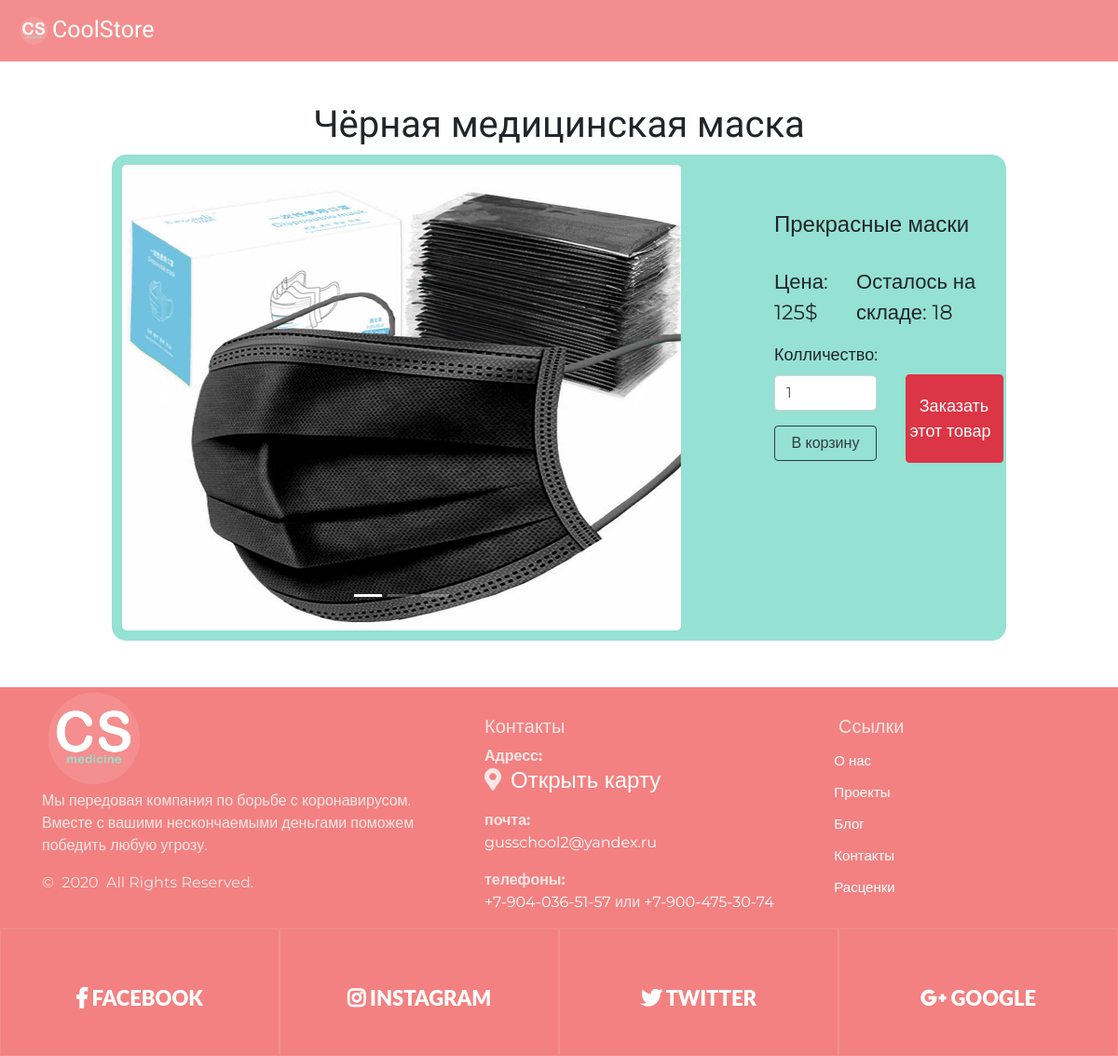
The app's page /product/3 with its own data.
### data/products.py (models this page shows, shortened)
class Products(SqlAlchemyBase, UserMixin, SerializerMixin):
    __tablename__ = 'products'
    id = sqlalchemy.Column(sqlalchemy.Integer, primary_key=True, autoincrement=True)
    title = sqlalchemy.Column(sqlalchemy.String, nullable=True)
    about = sqlalchemy.Column(sqlalchemy.String, nullable=True)
    price = sqlalchemy.Column(sqlalchemy.Integer, nullable=True)
    existence = sqlalchemy.Column(sqlalchemy.Boolean, default=True)
    still_have = sqlalchemy.Column(sqlalchemy.Integer, nullable=True)

### main.py (the view, shortened to what this page needs)
@app.route('/product/<int:product_id>', methods=['GET', 'POST'])
def product(product_id):
    form = Buy()
    if current_user.is_authenticated:
        filename = get_profile_img()
    else:
        filename = 'profilem'
    sessions = db_session.create_session()
    prod = sessions.query(products.Products).get(product_id)
    return render_template('product.html', prod=prod, filename=filename,
                           basket_count=session.get('basket_count', 0), title=prod.title,
                           form=form)

### main.py
class Buy(FlaskForm):
    count = IntegerField('Колличество:', validators=[DataRequired(), NumberRange(1)],
                         default=1)
    submit = SubmitField('В корзину')

### data/db_session.py (called while the page is built)
def create_session() -> Session:
    global __factory
    return __factory()

### templates/product.html (shortened to what this page needs)
{% extends 'base.html' %}
{% block content %}
<div class="product">
    <div id="demo" class="carousel slide" data-ride="carousel">
        <ul class="carousel-indicators">
            <li data-target="#demo" data-slide-to="0" class="active"></li>
            <li data-target="#demo" data-slide-to="1"></li>
            <li data-target="#demo" data-slide-to="2"></li>
        </ul>
        <div class="carousel-inner">
            <div class="carousel-item active">
                <img src="/static/img/product_icons/{{ prod.id }}_1.jpg" width="600px"
                     height="500px">
            </div>
        </div>
        <a class="carousel-control-prev" href="#demo" data-slide="prev">
            <span class="carousel-control-prev-icon"></span>
        </a>
        <a class="carousel-control-next" href="#demo" data-slide="next">
            <span class="carousel-control-next-icon"></span>
        </a>
    </div>
    <div style="margin: 50px; padding-left: 50px">
        <h4 style="margin-bottom: 30px;">{{ prod.about }}</h4>
        <div style="display: flex;">
            <div style="font-size: 22px; margin-right: 15px;">Цена: {{ prod.price }}$</div>
            <div style="font-size: 22px;">Осталось на складе: {{ prod.still_have }}</div>
        </div>
        <form action="" method="post">
            <div style="display: flex;">
                <div style="display: block">
                    <p>
                    <div style="font-size: 18px">{{ form.count.label }}</div>
                    {{ form.count(type="number", style='width: 110px; margin-bottom: 5px;',
                    class="form-control",
                    id="validationDefault01") }}
                    </p>
                    <p style="margin-top: 0px;">{{ form.submit(type="submit", class="btn
                        btn-outline-dark", style='width: 110px')
                        }}
                    </p>
                </div>
                <a href="/buy_now/{{ prod.id }}" class="btn btn-danger"
                   style="width: 105px; height: 95px; margin-top: 50px; margin-left: 30px;
                   color: white; font-size: 18px; padding-top: 20px; padding-left: 3px;">
                    <div style="margin-left: 8px;">Заказать</div>
                    <div>этот товар</div>
                </a>
            </div>
        </form>
    </div>
</div>
{% endblock %}

### templates/base.html (shortened to what this page needs)
<!DOCTYPE html>
<html lang="en">
<head>
    <link rel="stylesheet" href="https://use.fontawesome.com/releases/v5.7.2/css/all.css"
>
    <link rel="stylesheet" href="../../static/css/style.css">
    <link rel="stylesheet"
          href="https://stackpath.bootstrapcdn.com/bootstrap/4.4.1/css/bootstrap.min.css"
>
    <link rel="stylesheet"
          href="https://maxcdn.bootstrapcdn.com/bootstrap/4.1.0/css/bootstrap.min.css">
    <link href="//maxcdn.bootstrapcdn.com/bootstrap/4.1.1/css/bootstrap.min.css" rel="stylesheet"
          id="bootstrap-css">
</head>
<body style="font-family: 'Montserrat', sans-serif;">
<header class="header">
    <nav class="navbar navbar-expand-lg navbar-light" style="background-color: #f38181;">
        <a class="navbar-brand" href="/" style="font-size: 25px; color: white; font-family:
        'Kaushan Script', cursive; display: flex;">
            <img class="brand-logo-light" src="/static/img/new_icon.png"
                 alt="Логотип" width="30" height="30" style="margin: 5px;">
            <div>CoolStore</div>
        </a>
    </nav>
</header>
<h1 align="center" style="margin-top: 110px; font-family: 'Kaushan Script', cursive;">
    {{ title }}
</h1>
{% block content %}
{% endblock %}
<footer class="section footer-classic context-dark bg-image"
        style="background: #f38181; margin-top: 50px;">
    <div class="container">
        <div class="row row-30">
            <div class="col-md-4 col-xl-5">
                <div class="pr-xl-4"><a class="brand" href="#">
                    <img class="brand-logo-light" src="/static/img/new_icon.png" alt="Логотип"
                         width="100" height="100" style="margin: 5px;"></a>
                    <p>Мы передовая компания по борьбе с коронавирусом.
                        Вместе с вашими нескончаемыми деньгами поможем победить любую угрозу.</p>
                    <p class="rights"><span>©  </span><span class="copyright-year">2020</span><span>
                </span><span>All Rights Reserved.</span></p>
                </div>
            </div>
            <div class="col-md-4" style="padding-top: 30px">
                <h5>Контакты</h5>
                <dl class="contact-list">
                    <dt>Адресс:</dt>
                    <dd>
                        <h4 style="display: flex" class="map__title">
                            <div><i class="fas fa-map-marker-alt"></i></div>
                            <a style="padding-left: 10px"
                               href="https://clck.ru/MkGYr"
                               target="_blank">Открыть карту</a>
                        </h4>
                    </dd>
                </dl>
                <dl class="contact-list">
                    <dt>почта:</dt>
                    <dd><a href="mailto:#">gusschool2@yandex.ru</a></dd>
                </dl>
                <dl class="contact-list">
                    <dt>телефоны:</dt>
                    <dd><a href="tel:#">+7-904-036-51-57</a> <span>или</span>
                        <a href="tel:#">+7-900-475-30-74</a>
                    </dd>
                </dl>
            </div>
            <div class="col-md-4 col-xl-3" style="padding-top: 30px">
                <h5>Ссылки</h5>
                <ul class="nav-list">
                    <li><a class="footer_href" href="#">О нас</a></li>
                    <li><a class="footer_href" href="#">Проекты</a></li>
                    <li><a class="footer_href" href="#">Блог</a></li>
                    <li><a class="footer_href" href="#">Контакты</a></li>
                    <li><a class="footer_href" href="#">Расценки</a></li>
                </ul>
            </div>
        </div>
    </div>
    <div class="row no-gutters social-container">
        <div class="col"><a class="social-inner" href="https:\www.facebook.com"
                            style="padding-bottom: 50px;" target="_blank"><span
                class="icon mdi mdi-facebook"></span><span style="font-size: 22px;"><i
                class="fab fa-facebook-f"></i>  Facebook</span></a></div>
        <div class="col"><a class="social-inner" href="https:\www.instagram.com"
                            target="_blank"><span
                class="icon mdi mdi-instagram"></span><span style="font-size: 22px;"><i
                class="fab fa-instagram"></i>  instagram</span></a></div>
        <div class="col"><a class="social-inner" href="https:\twitter.com" target="_blank"><span
                class="icon mdi mdi-twitter"></span><span style="font-size: 22px;"><i
                class="fab fa-twitter"></i>  twitter</span></a></div>
        <div class="col"><a class="social-inner" href="https:\www.google.com" target="_blank"><span
                class="icon mdi mdi-youtube-play"></span><span style="font-size: 22px;"><i
                class="fab fa-google-plus-g"></i>  google</span></a></div>
    </div>
</footer>
</body>
</html>

### static/css/style.css (style rules this page uses)
.icon { width: 40px; height: 40px; margin: 0px; padding: 0px; }
img { border-radius: 5px; }
.header { width: 100%; opacity: .9; z-index: 1000; position: fixed; top: 0; left: 0; right: 0; transform: translate3d(0, 0, 0); }
.product { border: 1px solid #95e1d3; border-radius: 15px; background: #95e1d3; display: flex; margin-left: 10%; margin-right: 10%; margin-bottom: 1%; padding: 10px; }
.context-dark, .bg-gray-dark, .bg-primary { color: rgba(255, 255, 255, 0.8); }
.footer-classic a, .footer-classic a:focus, .footer-classic a:active { color: #ffffff; }
.nav-list li { padding-top: 5px; padding-bottom: 5px; }
ul, ol { list-style: none; padding: 0; margin: 0; }
.social-inner { display: flex; flex-direction: column; align-items: center; width: 100%; padding: 23px; font: 900 13px/1 "Lato", -apple-system, BlinkMacSystemFont, "Segoe UI", Roboto, "Helvetica Neue", Arial, sans-serif; text-transform: uppercase; color: rgba(255, 255, 255, 0.5); }
.social-container .col { border: 1px solid rgba(255, 255, 255, 0.1); }
.nav-list li a:before { content: "\f14f"; font: 400 21px/1 "Material Design Icons"; color: #4d6de6; display: inline-block; vertical-align: baseline; margin-left: -28px; margin-right: 7px; opacity: 0; visibility: hidden; transition: .22s ease; }
.footer_href { color: #ffffff; font-size: 15px; decoration: none; }

### records on screen
Products: title "Чёрная медицинская маска", about "Прекрасные маски", price "125", still_have "18"
